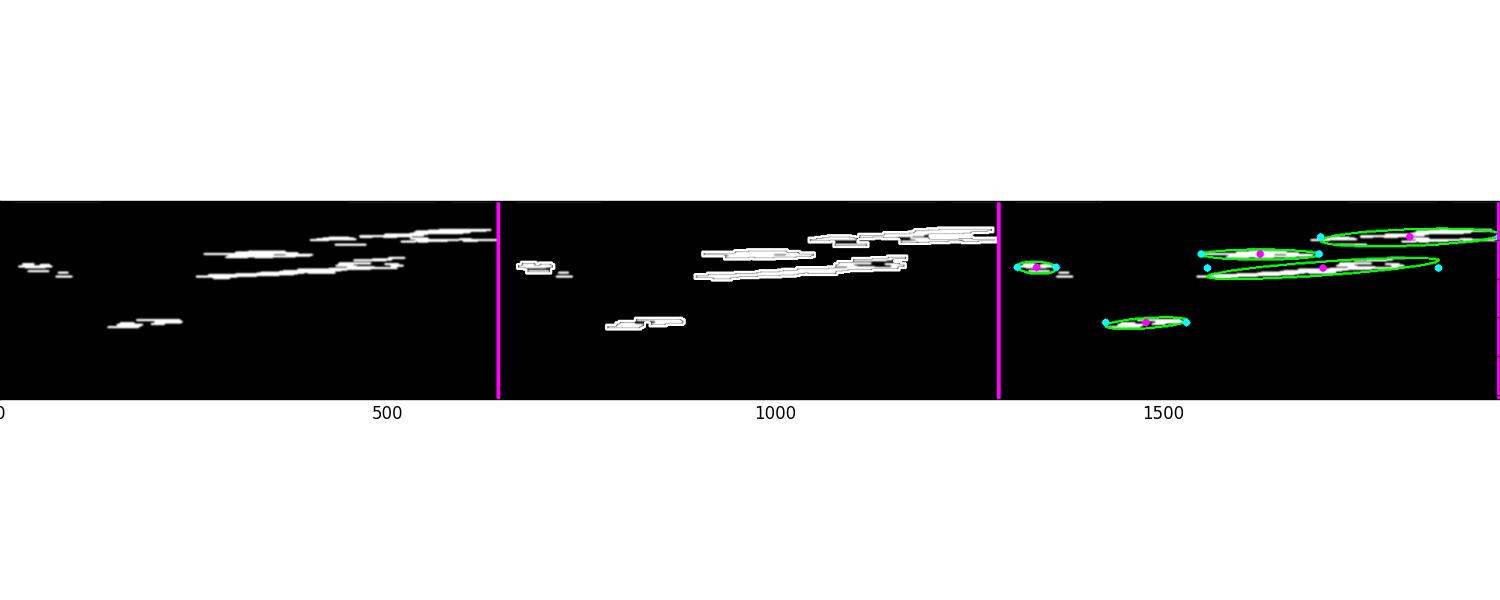
#> input picture test/countours_545.png, 1500 x 600 px; its folder holds only this picture in this run
$ python -i line_utils.py   (imports and definitions only)   (Python 2 division)   (older library calls are emulated)
#> lines starting #> are read from the running program, lines starting #| are printed output that depends on the picture; after the words box and inside, x2 and y2 are one past the last pixel; in counts of white or black regions, pixels touching at a corner belong together
### utils/seg_utils.py
# Created by: Hunter Young
# Date: 4/24/18
#
# Script Description:
# 	TODO
# Current Recommended Usage: (in terminal)
# 	TODO
from matplotlib import pyplot as plt
import utils as ut
import numpy as np
import os
import cv2


def crop_bottom_half(image):
	cropped_img = image[image.shape[0]/2:image.shape[0]]
	return cropped_img

def crop_bottom_two_thirds(image):
	cropped_img = image[image.shape[0]/6:image.shape[0]]
	return cropped_img

def crop_below_pixel(image, y_pixel):
	cropped_img = image[y_pixel:image.shape[0]]
	return cropped_img

# [17 lines left out: functions horizontal_hist, vertical_hist, not called in this run]


def custom_hist(_img, rows=[0,0], cols=[0,0], axis=0,flag_plot=False):
	# Take a histogram of the whole image
	hist = np.sum(_img[rows[0]:rows[1],cols[0]:cols[1]], axis=axis)

	# print("Histogram Shape: ", hist.shape)

	if flag_plot == True:
		plt.figure(1)
		plt.clf()
		plt.title('Histogram of the image')
		plt.plot(range(hist.shape[0]), hist[:])
		# plt.plot(range(hist.shape[0]), hist[:,1])
		# plt.plot(range(hist.shape[0]), hist[:,2])

	return hist

def find_row_ends(hist,xbuffer=100):
	xmidL = 0; xmidR = 0; xmid = 0
	leftFound = False
	rightFound = False
	zeroCount = 0
	zeroFlag = 40
	try:
		n, depth = hist.shape
		xmin = np.min(hist[:,0])
		xmid = np.argmin(hist[:,0])+xbuffer
		rng = range(hist.shape[0])
	except:
		n = hist.shape
		depth = None
		xmin = np.min(hist[:])
		xmid = np.argmin(hist[:])+xbuffer
		rng = range(hist.shape[0])

	if xmin == 0:
		for pixel in rng:
			if depth == None:
				histVal = hist[pixel]
			else:
				histVal = hist[pixel,channel]

			if histVal == 0:
				zeroCount += 1

			if zeroCount >= zeroFlag and leftFound == False:
				leftFound = True
				xmidL = pixel + xbuffer
			if leftFound == True and histVal > 0 and rightFound == False:
				rightFound = True
				xmidR = pixel + xbuffer
			if leftFound == True and rightFound == True:
				xmid = np.array([xmidL, xmidR])
				# print("Found both sides at " , xmid)
				break
	else:
		# print("Found Middle X: ", xmid, xmin)
		# xmid = np.asarray([xmid],dtype=np.int)
		xmid = xmid

	return xmid

# [106 lines left out: functions find_lowest_histograms, find_lowest_contours, not called in this run]

def histogram_sliding_filter(hist, window_size=16, flag_plot=False):
	avg_hist = np.zeros_like(hist).astype(np.int32)
	sliding_window = np.ones((window_size,))/window_size

	try:
		n, depth = hist.shape
	except:
		n = hist.shape
		depth = None

	if flag_plot == True:
		plt.figure(1)
		plt.clf()
		plt.title('Smoothed Histogram of the image')

	if depth == None:
		avg_hist = np.convolve(hist[:], sliding_window , mode='same')
		if flag_plot == True:
			plt.plot(range(avg_hist.shape[0]), avg_hist[:])
	else:
		for channel in range(depth):
			tmp_hist = np.convolve(hist[:,channel], sliding_window , mode='same')
			avg_hist[:,channel] = tmp_hist
			if flag_plot == True:
				plt.plot(range(avg_hist.shape[0]), avg_hist[:,channel])
				# plt.plot(range(avg_hist.shape[0]), avg_hist[:,1])
				# plt.plot(range(avg_hist.shape[0]), avg_hist[:,2])
	return avg_hist

# [160 lines left out: functions find_horizon_simple, find_horizon, not called in this run]


def is_horizon_present(img, nrows=10, verbose=False, flag_plot=False):
	_img = cv2.resize(img, (640,480))
	starting_row = 0

	# cv2.imshow("Before Green Mod", _img)
	# print(_img.dtype)
	_img[:,:,1] = (2 * _img[:,:,1] - _img[:,:,0] - _img[:,:,2])

	# [5 lines of commented-out code are left out]

	rows_right = _img[starting_row:starting_row+nrows,(7*_img.shape[1])//8:]
	rows_left = _img[starting_row:starting_row+nrows,_img.shape[1]//8:_img.shape[1]//2]

	hist_right = np.sum(rows_right, axis=0)/nrows
	hist_left = np.sum(rows_left, axis=0)/nrows

	r_avg_right = np.int(np.mean(hist_right[:,0]))
	g_avg_right = np.int(np.mean(hist_right[:,1]))
	b_avg_right = np.int(np.mean(hist_right[:,2]))

	r_avg_left = np.int(np.mean(hist_left[:,0]))
	g_avg_left = np.int(np.mean(hist_left[:,1]))
	b_avg_left = np.int(np.mean(hist_left[:,2]))

	rgb_right = [r_avg_right, g_avg_right, b_avg_right]
	rgb_left = [r_avg_left, g_avg_left, b_avg_left]
	if verbose == True:
		print("Left Side Avg RGB: " + str(rgb_left))
		print("Right Side Avg RGB: " + str(rgb_right))

	if rgb_left > rgb_right:
		rgb = rgb_left
		if verbose == True:
			print("Left Side of image contains higher RGB values")
	else:
		rgb = rgb_right
		if verbose == True:
			print("Right Side of image contains higher RGB values")

	eps = [200, 200, 200]
	checker = np.greater_equal(rgb,eps)

	if np.all(checker) == True:
		flag = True
		if verbose == True:
			print("Finding Horizon")
	else:
		flag = False
		if verbose == True:
			print("No need to find Horizon")
	if verbose == True:
		print("Average RGB Values: " + str(rgb))

	if flag_plot == True:
		global plt
		plt.figure(1)
		plt.clf()
		plt.title('Histogram of the Right 1/4 of the image')
		plt.plot(range(hist_right.shape[0]), hist_right[:,0])
		plt.plot(range(hist_right.shape[0]), hist_right[:,1])
		plt.plot(range(hist_right.shape[0]), hist_right[:,2])
		plt.figure(2)
		plt.clf()
		plt.title('Histogram of the Left 1/4 of the image')
		plt.plot(range(hist_left.shape[0]), hist_left[:,0])
		plt.plot(range(hist_left.shape[0]), hist_left[:,1])
		plt.plot(range(hist_left.shape[0]), hist_left[:,2])

	return flag


# [118 lines left out: functions strip_image, histogram_strips, not called in this run]

### utils/filter_utils.py
# Created by: Hunter Young
# Date: 4/24/18
#
# Script Description:
# 	TODO
# Current Recommended Usage: (in terminal)
# 	TODO
from matplotlib import pyplot as plt
import cv2
import numpy as np

# [56 lines left out: functions select_yellow, select_white, filter_white, filter_green, not called in this run]

def filter_out_brown(_img, use_test=True):
	tmp = cv2.resize(_img, (640,480))
	hsv = cv2.cvtColor(tmp,cv2.COLOR_BGR2HSV)
	yuv = cv2.cvtColor(tmp,cv2.COLOR_BGR2YUV)


	if use_test == True:
		# lower_yuv_brown = np.array([72, 107, 107])
		# upper_yuv_brown = np.array([148, 129, 135])
		lower_yuv_brown = np.array([0, 0, 0]) # Original
		upper_yuv_brown = np.array([164, 126, 126]) # Original
		# lower_yuv_brown = np.array([38, 134, 131]) # Alright
		# upper_yuv_brown = np.array([195, 163, 150]) # Alright

		lower_hsv_brown = np.array([18, 31, 25])
		# upper_hsv_brown = np.array([111, 255, 130])
		# lower_hsv_brown = np.array([32, 52, 0]) # Alright
		# upper_hsv_brown = np.array([107, 255, 255])  # Alright
		upper_hsv_brown = np.array([255, 255, 92])  # simulation
	else:
		lower_yuv_brown = np.array([0, 0, 0]) # Original
		upper_yuv_brown = np.array([164, 126, 126]) # Original

		lower_hsv_brown = np.array([32, 52, 118]) # Original
		upper_hsv_brown = np.array([255, 255, 164]) # Original


	mask_yuv = cv2.inRange(yuv, lower_yuv_brown, upper_yuv_brown)
	if use_test == False:
		_, mask_yuv = cv2.threshold(mask_yuv, 10, 255, cv2.THRESH_BINARY)
	else:
		_, mask_yuv = cv2.threshold(mask_yuv, 10, 255, cv2.THRESH_BINARY)
	res_yuv = cv2.bitwise_and(tmp, tmp, mask = mask_yuv)


	mask_hsv = cv2.inRange(hsv, lower_hsv_brown, upper_hsv_brown)
	if use_test == False:
		_, mask_hsv = cv2.threshold(mask_hsv, 10, 255, cv2.THRESH_BINARY)
	else:
		_, mask_hsv = cv2.threshold(mask_hsv, 10, 255, cv2.THRESH_BINARY)
		# _, mask_hsv = cv2.threshold(mask_hsv, 10, 255, cv2.THRESH_BINARY) # Alright
	res_hsv = cv2.bitwise_and(tmp, tmp, mask = mask_hsv)


	comp_mask = cv2.bitwise_and(mask_yuv,mask_hsv)
	if use_test == False:
		_, comp_mask = cv2.threshold(comp_mask, 10, 255, cv2.THRESH_BINARY)
	else:
		_, comp_mask = cv2.threshold(comp_mask, 10, 255, cv2.THRESH_BINARY)
		# _, comp_mask = cv2.threshold(comp_mask, 10, 255, cv2.THRESH_BINARY) # Alright
	res = cv2.bitwise_and(tmp, tmp, mask = comp_mask)

	return res, comp_mask

# [76 lines left out: function filter_custom, not called in this run]
	# return res, comp_mask

def add_green_mask(white_mask):
	_mask = cv2.cvtColor(white_mask,cv2.COLOR_GRAY2BGR)
	h, w, c = _mask.shape
	green_mask = np.zeros((h,w,3), np.uint8)
	green_mask[:,:] = (0,255,0)

	res_mask = cv2.bitwise_and(green_mask, green_mask, mask = white_mask)
	return res_mask

def apply_morph(_img, ks=[5,5], shape=0, flag_open=False, flag_show=True):
	if shape == 0:
		kernel = cv2.getStructuringElement(cv2.MORPH_RECT,(int(ks[0]),int(ks[1])))
	elif shape == 1:
		kernel = cv2.getStructuringElement(cv2.MORPH_ELLIPSE,(int(ks[0]),int(ks[1])))
	else:
		print("alternative structures here...")

	blurred = cv2.medianBlur(_img, 7)
	opening = cv2.morphologyEx(blurred,cv2.MORPH_OPEN,kernel)
	closing = cv2.morphologyEx(blurred,cv2.MORPH_CLOSE,kernel)
	dilation = cv2.dilate(blurred,kernel,iterations = 1)
	erosion = cv2.erode(blurred,kernel,iterations = 1)

	if flag_show == True:
		cv2.imshow('Before Morphing',_img)
		cv2.imshow('Blurred',blurred)
		cv2.imshow('opened',opening)
		cv2.imshow('closed',closing)
		cv2.imshow('dilation',dilation)
		cv2.imshow('erosion',erosion)

	if flag_open == True:
		out = opening
	else:
		out = closing
	return out


def update_filter(img, filter_index=1,mask_flag=True,use_raw=True, verbose=True):

	# Process the new image
	if filter_index == 0:
		res,mask = filter_green(img)
	elif filter_index == 1:
		res,mask = filter_out_brown(img)

	if mask_flag == True:
		color_mask = add_green_mask(mask)
		tmp_color_mask = color_mask
	else:
		color_mask = mask
		tmp_color_mask = cv2.cvtColor(color_mask,cv2.COLOR_GRAY2BGR)

	res2 = cv2.bitwise_and(img, img, mask = mask)

	if use_raw == True:
		filtered_img = res2
	else:
		filtered_img = tmp_color_mask

	if verbose == True:
		cv2.imshow("Color Filtered Image", res)
		cv2.imshow("Color Filtered Mask", mask)
		# cv2.imshow("Final Filtered Mask", res2)
		cv2.imshow("Final Filtered Image", res2)

	return filtered_img, mask

### utils/line_utils.py
# Created by: Hunter Young
# Date: 4/24/18
#
# Script Description:
# 	TODO
# Current Recommended Usage: (in terminal)
# 	TODO
import utils as ut
import filter_utils as fut
import seg_utils as sut
import contour_utils as contUtils

from matplotlib import pyplot as plt
from sklearn import linear_model, datasets, neighbors
# from sklearn.neighbors import NearestNeighbors

import numpy as np
import os
import cv2
import math
import random

class Point:
	def __init__(self, x, y):
		self.x = x
		self.y = y

# Define a class to receive the characteristics of each line detection
class Line():
    # [78 lines left out: functions __init__, check_detected, update, run_ransac, augment, not called in this run]

def estimate(xys):
	axy = augment(xys[:2])
	return np.linalg.svd(axy)[-1][-1, :]

def is_inlier(coeffs, xy, threshold):
	return np.abs(coeffs.dot(augment([xy]).T)) < threshold

# [1090 lines left out: functions test_ransac_line_fit, nearestneighborsMeth2, ransac_meth2, find_lowest_windows, slide_window_down, slide_window_right and 9 more, not called in this run]


def updateLines(img, xbuf=100,verbose=False,timer=False,show_images=True,crop_point=100,filtered=False):
	xL = 0; xR = 0; yminL = 0 ; yminR = 0
	xLf = 0; xRf = 0; yLf = 0; yRf = 0
	xR0 = 0; xL0 = 0; yL0 = 0; yR0 = 0
	tmp = []; filtered_img_crop = []; ptsL = []; ptsR = []
	duration = 0; early_season = False

	if timer:
		start = time()

	_img = cv2.resize(img, (640,480))
	clone = np.copy(_img)

	tmp = sut.crop_below_pixel(_img,crop_point)
	hmax,wmax,cmax = _img.shape

	disp_lines = np.copy(tmp)
	h,w,c = tmp.shape

	horizon_present = sut.is_horizon_present(tmp)
	filtered_img, _ = fut.update_filter(clone)

	if crop_point > 0:
		filtered_img_crop = sut.crop_below_pixel(filtered_img,crop_point)
	else:
		filtered_img_crop = np.copy(filtered_img)

	if horizon_present == True:
		horizon_fit, horizon_inds, horizon_filtered, horizon_display = sut.find_horizon(filtered_img)
		# cv2.imshow("Found Horizon Line", horizon_display)
	else:
		horizon_filtered = filtered_img
		horizon_display = filtered_img

	if crop_point > 0:
		horizon_filtered_crop = sut.crop_below_pixel(horizon_filtered,crop_point)

	tmpFil = fut.apply_morph(horizon_filtered, ks=[5,5],flag_open=False)
	tmpFil_crop = fut.apply_morph(horizon_filtered_crop, ks=[5,5],flag_open=False)
	ret, threshed_img = cv2.threshold(cv2.cvtColor(tmpFil, cv2.COLOR_BGR2GRAY),2, 255, cv2.THRESH_BINARY)

	# [7 lines of commented-out code are left out]

	hist = sut.custom_hist(threshed_img,[0,h],[xbuf,w-xbuf],axis=0)
	smoothHist = sut.histogram_sliding_filter(hist, window_size=16)
	xmid = sut.find_row_ends(smoothHist)

	# Crop the image into two halves
	try:
		begL = 0
		endL = int(xmid[0])
		begR = int(xmid[1])
		endR = w
	except:
		begL = 0
		endL = int(xmid)
		begR = endL
		endR = w

	img_left = tmpFil[:,begL:endL]
	img_right = tmpFil[:,begR:endR]
	img_left_crop = tmpFil_crop[:,begL:endL]
	img_right_crop = tmpFil_crop[:,begR:endR]

	ret, threshed_imgL = cv2.threshold(cv2.cvtColor(img_left, cv2.COLOR_BGR2GRAY),10, 255, cv2.THRESH_BINARY)
	ret, threshed_imgR = cv2.threshold(cv2.cvtColor(img_right, cv2.COLOR_BGR2GRAY),10, 255, cv2.THRESH_BINARY)

	# cv2.imshow("Image Left",threshed_imgL)
	# cv2.imshow("Image Right",threshed_imgR)

	imageL, contoursL, hierL = cv2.findContours(threshed_imgL, cv2.RETR_TREE,cv2.CHAIN_APPROX_SIMPLE)
	imageR, contoursR, hierR = cv2.findContours(threshed_imgR, cv2.RETR_TREE,cv2.CHAIN_APPROX_SIMPLE)
	try:
		cL = max(contoursL, key = cv2.contourArea)
		cR = max(contoursR, key = cv2.contourArea)
		cleft = np.array(cL).reshape(-1,2)
		cright = np.array(cR).reshape(-1,2)

		careaL = cv2.contourArea(cL)
		careaR = cv2.contourArea(cR)

	except:
		print("ERROR: function \'updateLines\' could not find contours ")
		return clone

	if careaL < 5000.0:
		# print("Largest Contour to small Looking for lines via RANSAC")
		xmid = w/2
		contMins = [0,0]
		try:
			lineL, lineR, disp_lines,ptsL,ptsR = ransac_meth2(horizon_filtered_crop,xmid,max_trials=20,stop_probability=0.80,display=_img,y_offset=crop_point)
			early_season = True
		except:
			print("ERROR: function \'updateLines\' could not find lines for small contour section")
			return clone
	else:
		yminL = 0; yminR = 0
		try:
			lineL, lineR, disp_lines,_,_ = ransac_meth2(horizon_filtered,endL,begR,max_trials=50,stop_probability=0.80, display=_img,y_offset=0)
			early_season = False

			xL0 = np.int(lineL[0][0]); xR0 = np.int(lineR[0][0]) + begR
			yL0 = np.int(lineL[-1][0]);	yR0 = np.int(lineR[-1][0])
			# yL0 = np.int(lineL[-1][0]) - int(crop_point)
			# yR0 = np.int(lineR[-1][0]) - int(crop_point)

			xLf = np.int(lineL[0][-1]); xRf = np.int(lineR[0][-1]) + begR
			yLf = np.int(lineL[1][-1]);	yRf = np.int(lineR[1][-1])
			# yLf = np.int(lineL[1][-1]) - int(crop_point)
			# yRf = np.int(lineR[1][-1]) - int(crop_point)

			if verbose == True:
				print("X Initials: ", xL0,xR0)
				print("Y Initials: ", yL0,yR0)
				print("X Finals: ", xLf,xRf)
				print("Y Finals: ", yLf,yRf)

			# contUtils.show_hulls(img_left,img_right,cL,cR,tmpFil)

			winMins = find_lowest_windows(img_left,img_right,lineL,lineR,flag_beginning=True)
			contMins = sut.find_lowest_contours(cL,cR)
			histMins = sut.find_lowest_histograms(img_left,img_right)

			if contMins[0] > histMins[0]:
				yminL = contMins[0]
			else:
				yminL = histMins[0]

			if winMins[0] > yminL:
				yminL = winMins[0]

			if contMins[1] > histMins[1]:
				yminR = contMins[1]
			else:
				yminR = histMins[1]

			if winMins[1] > yminR:
				yminR = winMins[1]

			if verbose == True:
				print("Chosen Mins: ", yminL,yminR)

			xL = slide_window_right(img_left,[xL0,yminL],threshold=300,size=[30,50])
			xR = slide_window_left(img_right,[xR0,yminR],threshold=300,size=[15,50]) + begR

			winMins2 = find_lowest_windows(img_left,img_right,lineL,lineR,window_size=[40,10],flag_beginning=False)
			yLf = -int(winMins2[0])
			yR0 = -int(winMins2[1])

			ptsL = np.array([ 	[int(xL),int(yminL)],
								[int(xLf),int(-yLf)]
							])

			ptsR = np.array([ 	[int(xR0),int(-yR0)],
								[int(xR),int(yminR)]
							])
		except:
			print("ERROR: function \'updateLines\' could not find lines for large contour section")
			return clone

	if timer:
		duration = time() - start
		print("Processing Duration: " + str(duration))

	ploty = np.linspace(0, w-1, w)
	left_fit = np.polyfit(ptsL[:,1], ptsL[:,0], 1)
	right_fit = np.polyfit(ptsR[:,1], ptsR[:,0], 1)
	plot_leftx = left_fit[0]*ploty + left_fit[1]
	plot_rightx = right_fit[0]*ploty + right_fit[1]

	tmp = clone
	# if early_season == False:
	# 	tmp = clone

	cv2.line(tmp,(int(plot_leftx[0]),int(ploty[0])),(int(plot_leftx[-1]),int(ploty[-1])),(255,0,0),thickness=3)
	cv2.line(tmp,(int(plot_rightx[0]),int(ploty[0])),(int(plot_rightx[-1]),int(ploty[-1])),(0,0,255),thickness=3)
	# cv2.line(_img,(int(xL),int(yminL)),(int(xLf),int(-yLf)),(255,0,0),thickness=3)
	# cv2.line(_img,(int(xR0),int(-yR0)),(int(xR),int(yminR)),(0,0,255),thickness=3)

	line_left = np.array([plot_leftx,ploty])
	line_right = np.array([plot_rightx,ploty])

	# [6 lines of commented-out code are left out]
	line_mid_coef, line_mid, midLinePts = find_middle_line(line_left,line_right,hmax)
	line_mid_ref_coef, intersect, refPts = find_middle_reference_line(line_left,line_right,hmax)

	theta_lines, x_intercept = find_line_angle(midLinePts,refPts)
	print("	Navigation Line [Angle(deg), X-Intercept(px)]: " + str([theta_lines*180/math.pi, x_intercept]))
	plot_line_ref = line_mid_ref_coef[0]*ploty + line_mid_ref_coef[1]
	line_ref = np.array([plot_line_ref,ploty])
	cv2.line(tmp,(int(line_mid[0,0]),int(line_mid[1,0])),(int(line_mid[0,-1]),int(line_mid[1,-1])),(0,255,255),thickness=3)
	# cv2.line(tmp,(int(line_ref[0,0]),int(line_ref[1,0])),(int(line_ref[0,-1]),int(line_ref[1,-1])),(35,128,58),thickness=3)
	cv2.circle(tmp,(int(intersect[0]),int(intersect[1])),5,(255,255,0),-1)
	# cv2.circle(tmp,(int(line_mid[0,-1]),int(hmax)),5,(255,0,255),-1)
	# cv2.circle(tmp,(int(wmax/2),int(hmax)),8,(255,0,255),-1)

	if show_images:
		cv2.imshow("Lines Found: RANSAC Before Modification", disp_lines)
		cv2.imshow("Lines Found: RANSAC After Modification", tmp)
		cv2.imshow("morphed",tmpFil)

	return tmp


# [137 lines left out: functions find_middle_line, find_middle_reference_line, find_line_angle, line, intersection, find_line_intersection, not called in this run]

>>> import cv2
>>> picture = cv2.imread('../test/countours_545.png')
#> picture is the input picture: shape (600, 1500, 3); mean B, G, R 174.5, 174.7, 174.4
>>> result = updateLines(picture)
#> in updateLines, `clone = np.copy(_img)`:
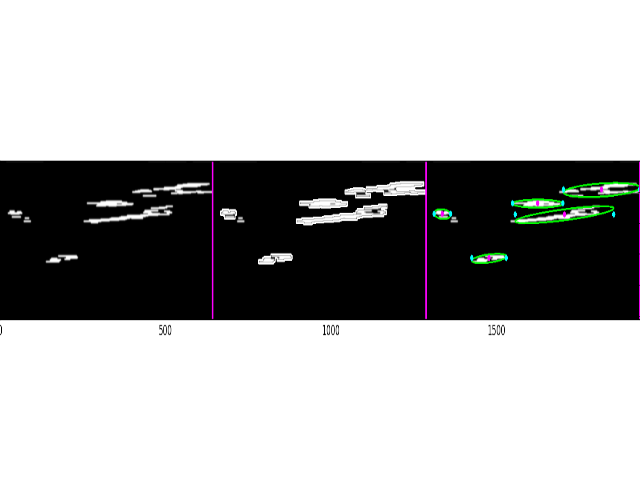
#> clone: shape (480, 640, 3); mean of channels 0, 1, 2 174.5, 174.8, 174.4; drawn as B, G, R
#> in crop_below_pixel, `cropped_img = image[y_pixel:image.shape[0]]`:
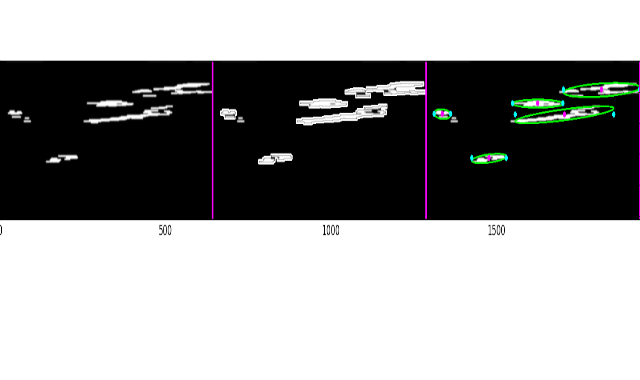
#> cropped_img: shape (380, 640, 3); mean of channels 0, 1, 2 153.4, 153.6, 153.2; drawn as B, G, R
#> in is_horizon_present, `hist_right = np.sum(rows_right, axis=0)/nrows`: hist_right = 80 rows, first 8: [255, 0, 255], [255, 0, 255], [255, 0, 255], [255, 0, 255], [255, 0, 255], [255, 0, 255], [255, 0, 255], [255, 0, 255]
#> in is_horizon_present, `hist_left = np.sum(rows_left, axis=0)/nrows`: hist_left = 240 rows, first 8: [255, 0, 255], [255, 0, 255], [255, 0, 255], [255, 0, 255], [255, 0, 255], [255, 0, 255], [255, 0, 255], [255, 0, 255]
#> in is_horizon_present, `r_avg_right = np.int(np.mean(hist_right[:,0]))`: r_avg_right = 255
#> in is_horizon_present, `g_avg_right = np.int(np.mean(hist_right[:,1]))`: g_avg_right = 0
#> in is_horizon_present, `b_avg_right = np.int(np.mean(hist_right[:,2]))`: b_avg_right = 255
#> in is_horizon_present, `g_avg_left = np.int(np.mean(hist_left[:,1]))`: g_avg_left = 0
#> in is_horizon_present, `b_avg_left = np.int(np.mean(hist_left[:,2]))`: b_avg_left = 255
#> in is_horizon_present, `rgb_right = [r_avg_right, g_avg_right, b_avg_right]`: rgb_right = [255, 0, 255]
#> in is_horizon_present, `checker = np.greater_equal(rgb,eps)`: checker = [True, False, True]
#> in updateLines, `horizon_present = sut.is_horizon_present(tmp)`: horizon_present = False
#> in filter_out_brown, `mask_yuv = cv2.inRange(yuv, lower_yuv_brown, upper_yuv_brown)`:
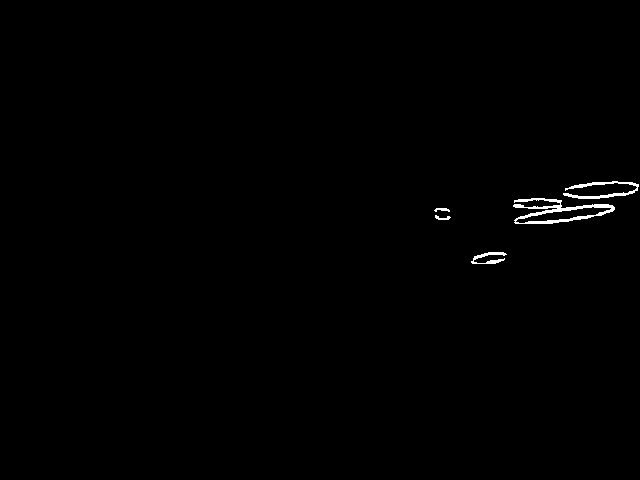
#> mask_yuv: shape (480, 640); 0.51% white; 5 white regions, box (x1, y1, x2, y2) and area: (513, 198, 615, 224) 865, (563, 181, 639, 199) 424, (471, 252, 507, 264) 187, (435, 215, 451, 220) 42, (434, 208, 450, 212) 41
#> in filter_out_brown, `mask_hsv = cv2.inRange(hsv, lower_hsv_brown, upper_hsv_brown)`:
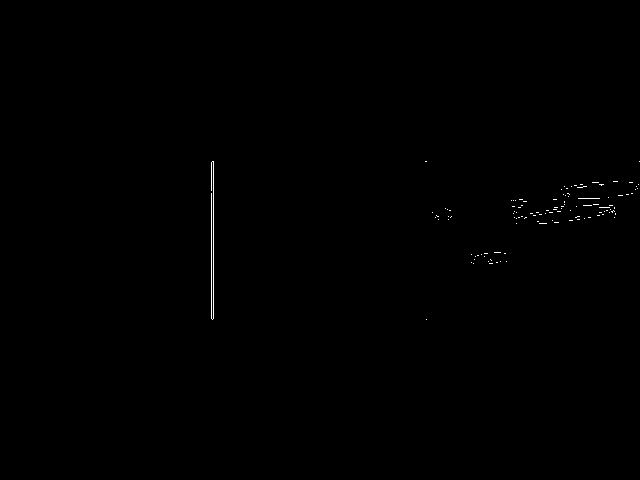
#> mask_hsv: shape (480, 640); 0.2% white in thin lines or dots, all inside (x1, y1, x2, y2) = (211, 161, 640, 320)
#> (the rest of the program and of its run is left out)
